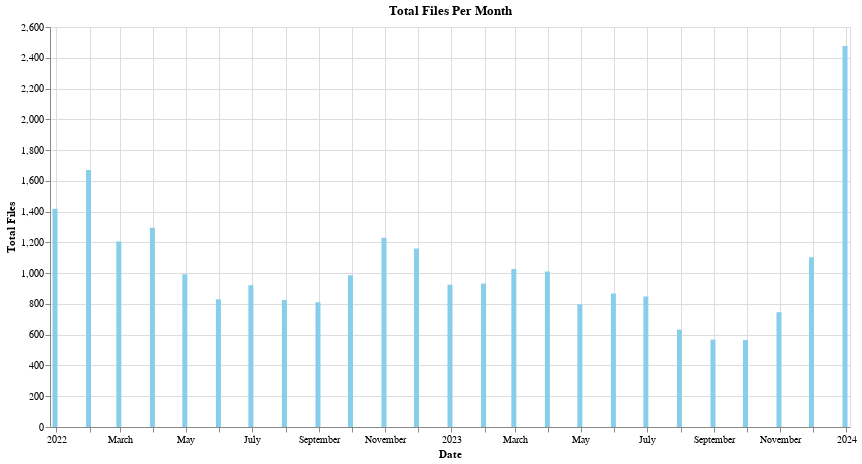

Notebook code for this chart:
### Markdown cell above
## Altair plots

### Code cell
import altair as alt

# Reset the index for Altair
df_altair = df_autoconsumo_group_m.reset_index()

# Create the bar plot
bar = alt.Chart(df_altair).mark_bar(color="skyblue").encode(
    x=alt.X('fecha_registro_exp:T', title="Date"),  # Use the datetime index
    y=alt.Y('total_exp:Q', title="Total Files"),
    tooltip=['fecha_registro_exp:T', 'total_exp:Q']  # Add tooltips
).properties(
    title="Total Files Per Month",
    width=800,
    height=400
)

bar

### Figure 1 — Vega-Lite specification as saved in the notebook (floating-point values rounded to 4 significant figures)
{"config": {"view": {"continuousWidth": 300, "continuousHeight": 300}}, "data": {"name": "data-778c0ed09dfb58b3cd5acace750d6b04"}, "mark": {"type": "bar", "color": "skyblue"}, "encoding": {"tooltip": [{"field": "index", "type": "temporal"}, {"field": "total_exp", "type": "quantitative"}], "x": {"field": "fecha_registro_exp", "title": "Date", "type": "temporal"}, "y": {"field": "total_exp", "title": "Total Files", "type": "quantitative"}}, "height": 400, "title": "Total Files Per Month", "width": 800, "$schema": "https://vega.github.io/schema/vega-lite/v5.20.1.json", "datasets": {"data-778c0ed09dfb58b3cd5acace750d6b04": [{"fecha_registro_exp": "2021-12-31T00:00:00", "total_exp": 1418, "total_pfisica": 1345, "total_pjuridica": 9, "total_online": 1416, "total_presencial": 2, "Year": "2021", "Month": "12"}, {"fecha_registro_exp": "2022-01-31T00:00:00", "total_exp": 1671, "total_pfisica": 1588, "total_pjuridica": 23, "total_online": 1667, "total_presencial": 4, "Year": "2022", "Month": "1"}, {"fecha_registro_exp": "2022-02-28T00:00:00", "total_exp": 1205, "total_pfisica": 1163, "total_pjuridica": 13, "total_online": 1205, "total_presencial": 0, "Year": "2022", "Month": "2"}, {"fecha_registro_exp": "2022-03-31T00:00:00", "total_exp": 1295, "total_pfisica": 1234, "total_pjuridica": 28, "total_online": 1292, "total_presencial": 3, "Year": "2022", "Month": "3"}, {"fecha_registro_exp": "2022-04-30T00:00:00", "total_exp": 993, "total_pfisica": 960, "total_pjuridica": 12, "total_online": 993, "total_presencial": 0, "Year": "2022", "Month": "4"}, {"fecha_registro_exp": "2022-05-31T00:00:00", "total_exp": 830, "total_pfisica": 812, "total_pjuridica": 7, "total_online": 825, "total_presencial": 5, "Year": "2022", "Month": "5"}, {"fecha_registro_exp": "2022-06-30T00:00:00", "total_exp": 921, "total_pfisica": 877, "total_pjuridica": 11, "total_online": 921, "total_presencial": 0, "Year": "2022", "Month": "6"}, {"fecha_registro_exp": "2022-07-31T00:00:00", "total_exp": 825, "total_pfisica": 798, "total_pjuridica": 11, "total_online": 824, "total_presencial": 1, "Year": "2022", "Month": "7"}, {"fecha_registro_exp": "2022-08-31T00:00:00", "total_exp": 811, "total_pfisica": 798, "total_pjuridica": 4, "total_online": 810, "total_presencial": 1, "Year": "2022", "Month": "8"}, {"fecha_registro_exp": "2022-09-30T00:00:00", "total_exp": 986, "total_pfisica": 950, "total_pjuridica": 17, "total_online": 983, "total_presencial": 3, "Year": "2022", "Month": "9"}, {"fecha_registro_exp": "2022-10-31T00:00:00", "total_exp": 1230, "total_pfisica": 1193, "total_pjuridica": 10, "total_online": 1229, "total_presencial": 1, "Year": "2022", "Month": "10"}, {"fecha_registro_exp": "2022-11-30T00:00:00", "total_exp": 1161, "total_pfisica": 1119, "total_pjuridica": 17, "total_online": 1161, "total_presencial": 0, "Year": "2022", "Month": "11"}, {"fecha_registro_exp": "2022-12-31T00:00:00", "total_exp": 924, "total_pfisica": 883, "total_pjuridica": 26, "total_online": 923, "total_presencial": 1, "Year": "2022", "Month": "12"}, {"fecha_registro_exp": "2023-01-31T00:00:00", "total_exp": 932, "total_pfisica": 892, "total_pjuridica": 14, "total_online": 930, "total_presencial": 2, "Year": "2023", "Month": "1"}, {"fecha_registro_exp": "2023-02-28T00:00:00", "total_exp": 1027, "total_pfisica": 966, "total_pjuridica": 17, "total_online": 1026, "total_presencial": 1, "Year": "2023", "Month": "2"}, {"fecha_registro_exp": "2023-03-31T00:00:00", "total_exp": 1011, "total_pfisica": 993, "total_pjuridica": 9, "total_online": 1010, "total_presencial": 1, "Year": "2023", "Month": "3"}, {"fecha_registro_exp": "2023-04-30T00:00:00", "total_exp": 797, "total_pfisica": 780, "total_pjuridica": 7, "total_online": 797, "total_presencial": 0, "Year": "2023", "Month": "4"}, {"fecha_registro_exp": "2023-05-31T00:00:00", "total_exp": 868, "total_pfisica": 827, "total_pjuridica": 11, "total_online": 867, "total_presencial": 1, "Year": "2023", "Month": "5"}, {"fecha_registro_exp": "2023-06-30T00:00:00", "total_exp": 848, "total_pfisica": 819, "total_pjuridica": 12, "total_online": 847, "total_presencial": 1, "Year": "2023", "Month": "6"}, {"fecha_registro_exp": "2023-07-31T00:00:00", "total_exp": 633, "total_pfisica": 621, "total_pjuridica": 7, "total_online": 633, "total_presencial": 0, "Year": "2023", "Month": "7"}, {"fecha_registro_exp": "2023-08-31T00:00:00", "total_exp": 568, "total_pfisica": 558, "total_pjuridica": 6, "total_online": 568, "total_presencial": 0, "Year": "2023", "Month": "8"}, {"fecha_registro_exp": "2023-09-30T00:00:00", "total_exp": 565, "total_pfisica": 549, "total_pjuridica": 10, "total_online": 564, "total_presencial": 1, "Year": "2023", "Month": "9"}, {"fecha_registro_exp": "2023-10-31T00:00:00", "total_exp": 746, "total_pfisica": 733, "total_pjuridica": 8, "total_online": 745, "total_presencial": 1, "Year": "2023", "Month": "10"}, {"fecha_registro_exp": "2023-11-30T00:00:00", "total_exp": 1103, "total_pfisica": 1068, "total_pjuridica": 16, "total_online": 1098, "total_presencial": 5, "Year": "2023", "Month": "11"}, {"fecha_registro_exp": "2023-12-31T00:00:00", "total_exp": 2477, "total_pfisica": 2347, "total_pjuridica": 56, "total_online": 2465, "total_presencial": 12, "Year": "2023", "Month": "12"}]}}
